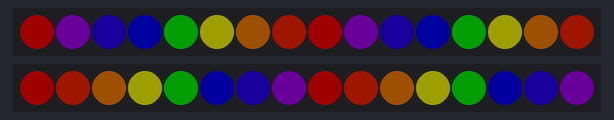
The sketch below on a simulated ATtiny85, built with avr-gcc and run on an emulated ATtiny85. Shown: 2 × 16 RGB LEDs in strip order, left to right. Dim RGB values are drawn brighter than linear; random numbers use the default seed unless the sketch sets one.

Above: at 0.02 s.
At 0.47 s:
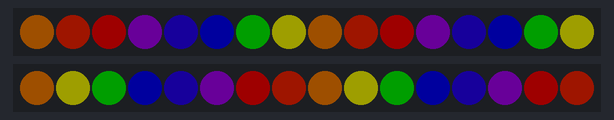
At 0.92 s:
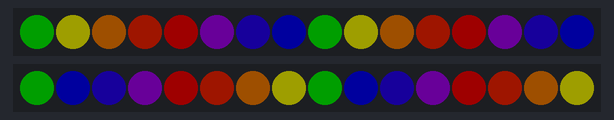

The sketch:

LEDgoggles.ino
```cpp
// IMPORTANT: To reduce NeoPixel burnout risk, add 1000 uF capacitor across
// pixel power leads, add 300 - 500 Ohm resistor on first pixel's data input
// and minimize distance between Arduino and first pixel.  Avoid connecting
// on a live circuit... if you must, connect GND first.

// LED welding goggles
```

main.cpp
```cpp
#include <Adafruit_NeoPixel.h>
#ifdef __AVR__
  #include <avr/power.h>
#endif

/* Include Neopixel Pattern */
#include "pattern_rainbow.h"
#include "pattern_wink.h"

#define LEFT_PIN 17
#define RIGHT_PIN 16

Adafruit_NeoPixel r_strip = Adafruit_NeoPixel(16, LEFT_PIN, NEO_GRB + NEO_KHZ800);
Adafruit_NeoPixel l_strip = Adafruit_NeoPixel(16, RIGHT_PIN, NEO_GRB + NEO_KHZ800);

void setup() {
  // This is for Trinket 5V 16MHz, you can remove these three lines if you are not using a Trinket
  #if defined (__AVR_ATtiny85__)
    if (F_CPU == 16000000) clock_prescale_set(clock_div_1);
  #endif
  // End of trinket special code

  r_strip.begin();
  l_strip.begin();
  r_strip.setBrightness(30);
  l_strip.setBrightness(30);

  // Initialize all pixels to 'off'
  r_strip.show();
  l_strip.show();
}

// makes color declaration a bit prittier
uint32_t rgb(int r, int g, int b) {
  return l_strip.Color(r, g, b);
}

// main event loop
void loop() {
  rainbow(&r_strip, &l_strip);
  //wink(&r_strip, &l_strip, rgb(0, 255, 0));
}
```

pattern_rainbow.cpp
```cpp
#include <Adafruit_NeoPixel.h>

// rainbow colors turning clockwise
void rainbow(Adafruit_NeoPixel* r_strip, Adafruit_NeoPixel* l_strip){

  int r_cntr = 32;
  int l_cntr = 0;

  do {
    r_strip->setPixelColor(r_cntr % 16, r_strip->Color(255,0,0));            //red
    r_strip->setPixelColor((r_cntr - 1) % 16, r_strip->Color(255,40,0));     //orange 1
    r_strip->setPixelColor((r_cntr - 2) % 16, r_strip->Color(255,127,0));    //orange 2
    r_strip->setPixelColor((r_cntr - 3) % 16, r_strip->Color(255,255,0));    //yellow
    r_strip->setPixelColor((r_cntr - 4) % 16, r_strip->Color(0,255,0));      //green
    r_strip->setPixelColor((r_cntr - 5) % 16, r_strip->Color(0,0,255));      //blue
    r_strip->setPixelColor((r_cntr - 6) % 16, r_strip->Color(35,0,230));     //purple
    r_strip->setPixelColor((r_cntr - 7) % 16, r_strip->Color(148,0,211));    //violet

    r_strip->setPixelColor((r_cntr - 8) % 16, r_strip->Color(255,0,0));      //red
    r_strip->setPixelColor((r_cntr - 9) % 16, r_strip->Color(255,40,0));     //orange 1
    r_strip->setPixelColor((r_cntr - 10) % 16, r_strip->Color(255,127,0));   //orange 2
    r_strip->setPixelColor((r_cntr - 11) % 16, r_strip->Color(255,255,0));   //yellow
    r_strip->setPixelColor((r_cntr - 12) % 16, r_strip->Color(0,255,0));     //green
    r_strip->setPixelColor((r_cntr - 13) % 16, r_strip->Color(0,0,255));     //blue
    r_strip->setPixelColor((r_cntr - 14) % 16, r_strip->Color(35,0,230));    //purple
    r_strip->setPixelColor((r_cntr - 15) % 16, r_strip->Color(148,0,211));   //violet

    l_strip->setPixelColor(l_cntr % 16, r_strip->Color(255,0,0));            //red
    l_strip->setPixelColor((l_cntr + 1) % 16, r_strip->Color(255,40,0));     //orange 1
    l_strip->setPixelColor((l_cntr + 2) % 16, r_strip->Color(255,127,0));    //orange 2
    l_strip->setPixelColor((l_cntr + 3) % 16, r_strip->Color(255,255,0));    //yellow
    l_strip->setPixelColor((l_cntr + 4) % 16, r_strip->Color(0,255,0));      //green
    l_strip->setPixelColor((l_cntr + 5) % 16, r_strip->Color(0,0,255));      //blue
    l_strip->setPixelColor((l_cntr + 6) % 16, r_strip->Color(35,0,230));     //purple
    l_strip->setPixelColor((l_cntr + 7) % 16, r_strip->Color(148,0,211));    //violet

    l_strip->setPixelColor((l_cntr + 8) % 16, r_strip->Color(255,0,0));      //red
    l_strip->setPixelColor((l_cntr + 9) % 16, r_strip->Color(255,40,0));     //orange 1
    l_strip->setPixelColor((l_cntr + 10) % 16, r_strip->Color(255,127,0));   //orange 2
    l_strip->setPixelColor((l_cntr + 11) % 16, r_strip->Color(255,255,0));   //yellow
    l_strip->setPixelColor((l_cntr + 12) % 16, r_strip->Color(0,255,0));     //green
    l_strip->setPixelColor((l_cntr + 13) % 16, r_strip->Color(0,0,255));     //blue
    l_strip->setPixelColor((l_cntr + 14) % 16, r_strip->Color(35,0,230));    //purple
    l_strip->setPixelColor((l_cntr + 15) % 16, r_strip->Color(148,0,211));   //violet

    r_strip->show();
    l_strip->show();
    r_cntr --;
    l_cntr ++;
    r_cntr == 16 ? r_cntr = 32 : true;
    l_cntr == 16 ? l_cntr = 0 : true;
    delay(70);
  } while (true);
}
```

pattern_rainbow.h
```cpp
void rainbow(Adafruit_NeoPixel* r_strip, Adafruit_NeoPixel* l_strip);
```

pattern_wink.cpp
```cpp
#include <Adafruit_NeoPixel.h>

// show color and wink every now and again
void wink(Adafruit_NeoPixel* r_strip, Adafruit_NeoPixel* l_strip, uint32_t color){

  uint32_t c_off = l_strip->Color(0, 0, 0);

  delay(random(3000, 10000));

  l_strip->setPixelColor(0, c_off);
  l_strip->setPixelColor(15, c_off);
  l_strip->setPixelColor(1, c_off);
  l_strip->setPixelColor(7, c_off);
  l_strip->setPixelColor(8, c_off);
  l_strip->setPixelColor(9, c_off);

  r_strip->setPixelColor(0, c_off);
  r_strip->setPixelColor(15, c_off);
  r_strip->setPixelColor(1, c_off);
  r_strip->setPixelColor(7, c_off);
  r_strip->setPixelColor(8, c_off);
  r_strip->setPixelColor(9, c_off);

  l_strip->show();
  r_strip->show();
  delay(40);

  l_strip->setPixelColor(2, c_off);
  l_strip->setPixelColor(14, c_off);
  l_strip->setPixelColor(6, c_off);
  l_strip->setPixelColor(10, c_off);

  r_strip->setPixelColor(2, c_off);
  r_strip->setPixelColor(14, c_off);
  r_strip->setPixelColor(6, c_off);
  r_strip->setPixelColor(10, c_off);

  l_strip->show();
  r_strip->show();
  delay(30);

  l_strip->setPixelColor(3, c_off);
  l_strip->setPixelColor(13, c_off);
  l_strip->setPixelColor(5, c_off);
  l_strip->setPixelColor(11, c_off);

  r_strip->setPixelColor(3, c_off);
  r_strip->setPixelColor(13, c_off);
  r_strip->setPixelColor(5, c_off);
  r_strip->setPixelColor(11, c_off);

  l_strip->show();
  r_strip->show();
  delay(30);

  l_strip->setPixelColor(4, c_off);
  l_strip->setPixelColor(12, c_off);

  r_strip->setPixelColor(4, c_off);
  r_strip->setPixelColor(12, c_off);

  l_strip->show();
  r_strip->show();
  delay(20);

  l_strip->setPixelColor(4, color);
  l_strip->setPixelColor(12, color);

  r_strip->setPixelColor(4, color);
  r_strip->setPixelColor(12, color);

  l_strip->show();
  r_strip->show();
  delay(30);

  l_strip->setPixelColor(3, color);
  l_strip->setPixelColor(13, color);
  l_strip->setPixelColor(5, color);
  l_strip->setPixelColor(11, color);

  r_strip->setPixelColor(3, color);
  r_strip->setPixelColor(13, color);
  r_strip->setPixelColor(5, color);
  r_strip->setPixelColor(11, color);

  l_strip->show();
  r_strip->show();
  delay(30);

  l_strip->setPixelColor(2, color);
  l_strip->setPixelColor(14, color);
  l_strip->setPixelColor(6, color);
  l_strip->setPixelColor(10, color);

  r_strip->setPixelColor(2, color);
  r_strip->setPixelColor(14, color);
  r_strip->setPixelColor(6, color);
  r_strip->setPixelColor(10, color);

  l_strip->show();
  r_strip->show();
  delay(40);

  l_strip->setPixelColor(0, color);
  l_strip->setPixelColor(15, color);
  l_strip->setPixelColor(1, color);
  l_strip->setPixelColor(7, color);
  l_strip->setPixelColor(8, color);
  l_strip->setPixelColor(9, color);

  r_strip->setPixelColor(0, color);
  r_strip->setPixelColor(15, color);
  r_strip->setPixelColor(1, color);
  r_strip->setPixelColor(7, color);
  r_strip->setPixelColor(8, color);
  r_strip->setPixelColor(9, color);

  l_strip->show();
  r_strip->show();
}
```

pattern_wink.h
```cpp
void wink(Adafruit_NeoPixel* r_strip, Adafruit_NeoPixel* l_strip, uint32_t color);
```

Measured:
- by itself, everything shown: repeats every 0.60 s, in 8 steps
